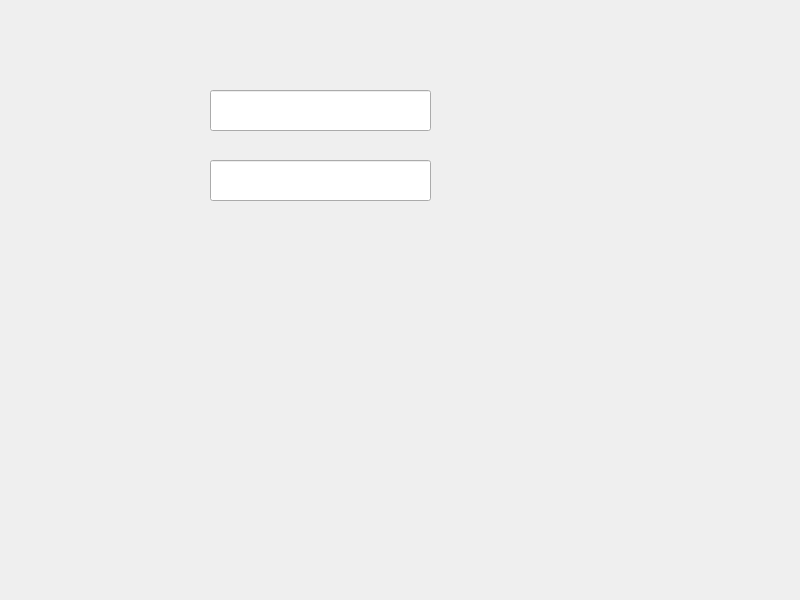
<?xml version="1.0" encoding="UTF-8"?>
<ui version="4.0">
 <class>Widget</class>
 <widget class="QWidget" name="Widget">
  <property name="geometry">
   <rect>
    <x>0</x>
    <y>0</y>
    <width>800</width>
    <height>600</height>
   </rect>
  </property>
  <property name="windowTitle">
   <string>Widget</string>
  </property>
  <widget class="QLineEdit" name="password">
   <property name="geometry">
    <rect>
     <x>210</x>
     <y>90</y>
     <width>221</width>
     <height>41</height>
    </rect>
   </property>
  </widget>
  <widget class="QLineEdit" name="password_again">
   <property name="geometry">
    <rect>
     <x>210</x>
     <y>160</y>
     <width>221</width>
     <height>41</height>
    </rect>
   </property>
  </widget>
 </widget>
 <resources/>
 <connections/>
</ui>
